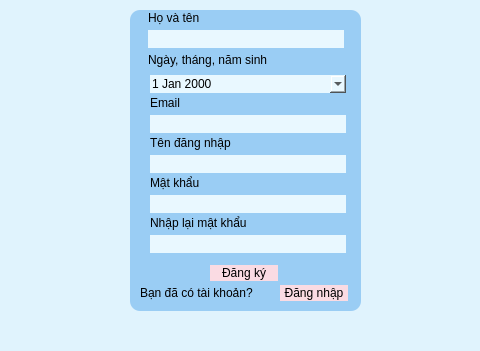
<?xml version="1.0" encoding="UTF-8"?>
<ui version="4.0">
 <class>dangky_form</class>
 <widget class="QMainWindow" name="dangky_form">
  <property name="geometry">
   <rect>
    <x>0</x>
    <y>0</y>
    <width>480</width>
    <height>351</height>
   </rect>
  </property>
  <property name="windowTitle">
   <string>Đăng ký</string>
  </property>
  <property name="styleSheet">
   <string notr="true">background-color: rgb(224, 243, 253)</string>
  </property>
  <widget class="QWidget" name="centralwidget">
   <widget class="QFrame" name="frame">
    <property name="geometry">
     <rect>
      <x>130</x>
      <y>10</y>
      <width>231</width>
      <height>301</height>
     </rect>
    </property>
    <property name="styleSheet">
     <string notr="true">background-color: rgb(154, 205, 244);
border-radius: 10px
</string>
    </property>
    <property name="frameShape">
     <enum>QFrame::StyledPanel</enum>
    </property>
    <property name="frameShadow">
     <enum>QFrame::Raised</enum>
    </property>
    <widget class="QLabel" name="label">
     <property name="geometry">
      <rect>
       <x>18</x>
       <y>0</y>
       <width>191</width>
       <height>16</height>
      </rect>
     </property>
     <property name="text">
      <string>Họ và tên</string>
     </property>
    </widget>
    <widget class="QLineEdit" name="txtTen">
     <property name="enabled">
      <bool>true</bool>
     </property>
     <property name="geometry">
      <rect>
       <x>18</x>
       <y>20</y>
       <width>196</width>
       <height>18</height>
      </rect>
     </property>
     <property name="maximumSize">
      <size>
       <width>450</width>
       <height>100</height>
      </size>
     </property>
     <property name="styleSheet">
      <string notr="true">border-radius: 15px;
background-color: rgb(233, 248, 255)</string>
     </property>
     <property name="text">
      <string/>
     </property>
    </widget>
    <widget class="QLabel" name="label_2">
     <property name="geometry">
      <rect>
       <x>18</x>
       <y>42</y>
       <width>191</width>
       <height>16</height>
      </rect>
     </property>
     <property name="text">
      <string>Ngày, tháng, năm sinh</string>
     </property>
    </widget>
    <widget class="QDateEdit" name="txtNgaySinh">
     <property name="geometry">
      <rect>
       <x>20</x>
       <y>65</y>
       <width>196</width>
       <height>18</height>
      </rect>
     </property>
     <property name="baseSize">
      <size>
       <width>450</width>
       <height>100</height>
      </size>
     </property>
     <property name="styleSheet">
      <string notr="true">border-radius: 15px;
background-color: rgb(233, 248, 255)</string>
     </property>
     <property name="calendarPopup">
      <bool>true</bool>
     </property>
    </widget>
    <widget class="QLabel" name="label_3">
     <property name="geometry">
      <rect>
       <x>20</x>
       <y>85</y>
       <width>191</width>
       <height>16</height>
      </rect>
     </property>
     <property name="text">
      <string>Email</string>
     </property>
    </widget>
    <widget class="QLineEdit" name="txtEmail">
     <property name="geometry">
      <rect>
       <x>20</x>
       <y>105</y>
       <width>196</width>
       <height>18</height>
      </rect>
     </property>
     <property name="maximumSize">
      <size>
       <width>450</width>
       <height>100</height>
      </size>
     </property>
     <property name="styleSheet">
      <string notr="true">border-radius: 15px;
background-color: rgb(233, 248, 255)</string>
     </property>
    </widget>
    <widget class="QLabel" name="label_4">
     <property name="geometry">
      <rect>
       <x>20</x>
       <y>125</y>
       <width>191</width>
       <height>16</height>
      </rect>
     </property>
     <property name="text">
      <string>Tên đăng nhập</string>
     </property>
    </widget>
    <widget class="QLineEdit" name="txtTenDangNhap">
     <property name="geometry">
      <rect>
       <x>20</x>
       <y>145</y>
       <width>196</width>
       <height>18</height>
      </rect>
     </property>
     <property name="maximumSize">
      <size>
       <width>450</width>
       <height>100</height>
      </size>
     </property>
     <property name="styleSheet">
      <string notr="true">border-radius: 15px;
background-color: rgb(233, 248, 255)</string>
     </property>
    </widget>
    <widget class="QLabel" name="label_5">
     <property name="geometry">
      <rect>
       <x>20</x>
       <y>165</y>
       <width>196</width>
       <height>16</height>
      </rect>
     </property>
     <property name="text">
      <string>Mật khẩu </string>
     </property>
    </widget>
    <widget class="QLineEdit" name="txtMatKhau">
     <property name="geometry">
      <rect>
       <x>20</x>
       <y>185</y>
       <width>196</width>
       <height>18</height>
      </rect>
     </property>
     <property name="maximumSize">
      <size>
       <width>450</width>
       <height>100</height>
      </size>
     </property>
     <property name="styleSheet">
      <string notr="true">border-radius: 15px;
background-color: rgb(233, 248, 255)</string>
     </property>
     <property name="echoMode">
      <enum>QLineEdit::Password</enum>
     </property>
    </widget>
    <widget class="QLabel" name="label_6">
     <property name="geometry">
      <rect>
       <x>20</x>
       <y>205</y>
       <width>196</width>
       <height>16</height>
      </rect>
     </property>
     <property name="text">
      <string>Nhập lại mật khẩu </string>
     </property>
    </widget>
    <widget class="QLineEdit" name="txtNhapLaiMatKhau">
     <property name="geometry">
      <rect>
       <x>20</x>
       <y>225</y>
       <width>196</width>
       <height>18</height>
      </rect>
     </property>
     <property name="maximumSize">
      <size>
       <width>450</width>
       <height>100</height>
      </size>
     </property>
     <property name="styleSheet">
      <string notr="true">border-radius: 15px;
background-color: rgb(233, 248, 255)</string>
     </property>
     <property name="echoMode">
      <enum>QLineEdit::Password</enum>
     </property>
    </widget>
    <widget class="QPushButton" name="btnDangKy">
     <property name="geometry">
      <rect>
       <x>80</x>
       <y>255</y>
       <width>68</width>
       <height>16</height>
      </rect>
     </property>
     <property name="sizePolicy">
      <sizepolicy hsizetype="Fixed" vsizetype="Fixed">
       <horstretch>0</horstretch>
       <verstretch>0</verstretch>
      </sizepolicy>
     </property>
     <property name="minimumSize">
      <size>
       <width>0</width>
       <height>0</height>
      </size>
     </property>
     <property name="maximumSize">
      <size>
       <width>150</width>
       <height>45</height>
      </size>
     </property>
     <property name="styleSheet">
      <string notr="true">background-color: rgb(250, 219, 227)</string>
     </property>
     <property name="text">
      <string>Đăng ký</string>
     </property>
     <property name="checkable">
      <bool>false</bool>
     </property>
    </widget>
    <widget class="QPushButton" name="btnquaylai">
     <property name="geometry">
      <rect>
       <x>150</x>
       <y>275</y>
       <width>68</width>
       <height>16</height>
      </rect>
     </property>
     <property name="sizePolicy">
      <sizepolicy hsizetype="Fixed" vsizetype="Fixed">
       <horstretch>0</horstretch>
       <verstretch>0</verstretch>
      </sizepolicy>
     </property>
     <property name="minimumSize">
      <size>
       <width>0</width>
       <height>0</height>
      </size>
     </property>
     <property name="maximumSize">
      <size>
       <width>150</width>
       <height>45</height>
      </size>
     </property>
     <property name="styleSheet">
      <string notr="true">background-color: rgb(250, 219, 227)</string>
     </property>
     <property name="text">
      <string>Đăng nhập</string>
     </property>
     <property name="checkable">
      <bool>false</bool>
     </property>
    </widget>
    <widget class="QPushButton" name="btnHienMatKhau_3">
     <property name="enabled">
      <bool>true</bool>
     </property>
     <property name="geometry">
      <rect>
       <x>195</x>
       <y>185</y>
       <width>20</width>
       <height>18</height>
      </rect>
     </property>
     <property name="sizePolicy">
      <sizepolicy hsizetype="Fixed" vsizetype="Fixed">
       <horstretch>0</horstretch>
       <verstretch>0</verstretch>
      </sizepolicy>
     </property>
     <property name="minimumSize">
      <size>
       <width>0</width>
       <height>0</height>
      </size>
     </property>
     <property name="maximumSize">
      <size>
       <width>150</width>
       <height>45</height>
      </size>
     </property>
     <property name="styleSheet">
      <string notr="true">border-radius: 15px;
background-color: rgba(245, 40, 145, 0);</string>
     </property>
     <property name="text">
      <string/>
     </property>
     <property name="icon">
      <iconset>
       <normaloff>../ic_hide.png</normaloff>../ic_hide.png</iconset>
     </property>
     <property name="checkable">
      <bool>false</bool>
     </property>
    </widget>
    <widget class="QPushButton" name="btnAnMatKhau_2">
     <property name="geometry">
      <rect>
       <x>195</x>
       <y>225</y>
       <width>20</width>
       <height>18</height>
      </rect>
     </property>
     <property name="sizePolicy">
      <sizepolicy hsizetype="Fixed" vsizetype="Fixed">
       <horstretch>0</horstretch>
       <verstretch>0</verstretch>
      </sizepolicy>
     </property>
     <property name="minimumSize">
      <size>
       <width>0</width>
       <height>0</height>
      </size>
     </property>
     <property name="maximumSize">
      <size>
       <width>150</width>
       <height>45</height>
      </size>
     </property>
     <property name="styleSheet">
      <string notr="true">border-radius: 15px;
background-color: rgba(245, 40, 145, 0);</string>
     </property>
     <property name="text">
      <string/>
     </property>
     <property name="icon">
      <iconset>
       <normaloff>../ic_visible.png</normaloff>../ic_visible.png</iconset>
     </property>
     <property name="checkable">
      <bool>false</bool>
     </property>
    </widget>
    <widget class="QPushButton" name="btnHienMatKhau_4">
     <property name="geometry">
      <rect>
       <x>195</x>
       <y>225</y>
       <width>20</width>
       <height>18</height>
      </rect>
     </property>
     <property name="sizePolicy">
      <sizepolicy hsizetype="Fixed" vsizetype="Fixed">
       <horstretch>0</horstretch>
       <verstretch>0</verstretch>
      </sizepolicy>
     </property>
     <property name="minimumSize">
      <size>
       <width>0</width>
       <height>0</height>
      </size>
     </property>
     <property name="maximumSize">
      <size>
       <width>150</width>
       <height>45</height>
      </size>
     </property>
     <property name="styleSheet">
      <string notr="true">border-radius: 15px;
background-color: rgba(245, 40, 145, 0);</string>
     </property>
     <property name="text">
      <string/>
     </property>
     <property name="icon">
      <iconset>
       <normaloff>../ic_hide.png</normaloff>../ic_hide.png</iconset>
     </property>
     <property name="checkable">
      <bool>false</bool>
     </property>
    </widget>
    <widget class="QLabel" name="label_7">
     <property name="geometry">
      <rect>
       <x>10</x>
       <y>275</y>
       <width>131</width>
       <height>16</height>
      </rect>
     </property>
     <property name="text">
      <string>Bạn đã có tài khoản? </string>
     </property>
    </widget>
    <widget class="QPushButton" name="btnAnMatKhau">
     <property name="geometry">
      <rect>
       <x>195</x>
       <y>185</y>
       <width>20</width>
       <height>18</height>
      </rect>
     </property>
     <property name="sizePolicy">
      <sizepolicy hsizetype="Fixed" vsizetype="Fixed">
       <horstretch>0</horstretch>
       <verstretch>0</verstretch>
      </sizepolicy>
     </property>
     <property name="minimumSize">
      <size>
       <width>0</width>
       <height>0</height>
      </size>
     </property>
     <property name="maximumSize">
      <size>
       <width>150</width>
       <height>45</height>
      </size>
     </property>
     <property name="styleSheet">
      <string notr="true">border-radius: 15px;
background-color: rgba(245, 40, 145, 0);</string>
     </property>
     <property name="text">
      <string/>
     </property>
     <property name="icon">
      <iconset>
       <normaloff>../ic_visible.png</normaloff>../ic_visible.png</iconset>
     </property>
     <property name="checkable">
      <bool>false</bool>
     </property>
    </widget>
    <zorder>txtMatKhau</zorder>
    <zorder>label</zorder>
    <zorder>txtTen</zorder>
    <zorder>label_2</zorder>
    <zorder>txtNgaySinh</zorder>
    <zorder>label_3</zorder>
    <zorder>txtEmail</zorder>
    <zorder>label_4</zorder>
    <zorder>txtTenDangNhap</zorder>
    <zorder>label_5</zorder>
    <zorder>label_6</zorder>
    <zorder>txtNhapLaiMatKhau</zorder>
    <zorder>btnDangKy</zorder>
    <zorder>btnquaylai</zorder>
    <zorder>btnAnMatKhau_2</zorder>
    <zorder>btnHienMatKhau_4</zorder>
    <zorder>label_7</zorder>
    <zorder>btnAnMatKhau</zorder>
    <zorder>btnHienMatKhau_3</zorder>
   </widget>
  </widget>
  <widget class="QMenuBar" name="menubar">
   <property name="geometry">
    <rect>
     <x>0</x>
     <y>0</y>
     <width>480</width>
     <height>18</height>
    </rect>
   </property>
  </widget>
  <widget class="QStatusBar" name="statusbar"/>
 </widget>
 <resources/>
 <connections/>
</ui>
